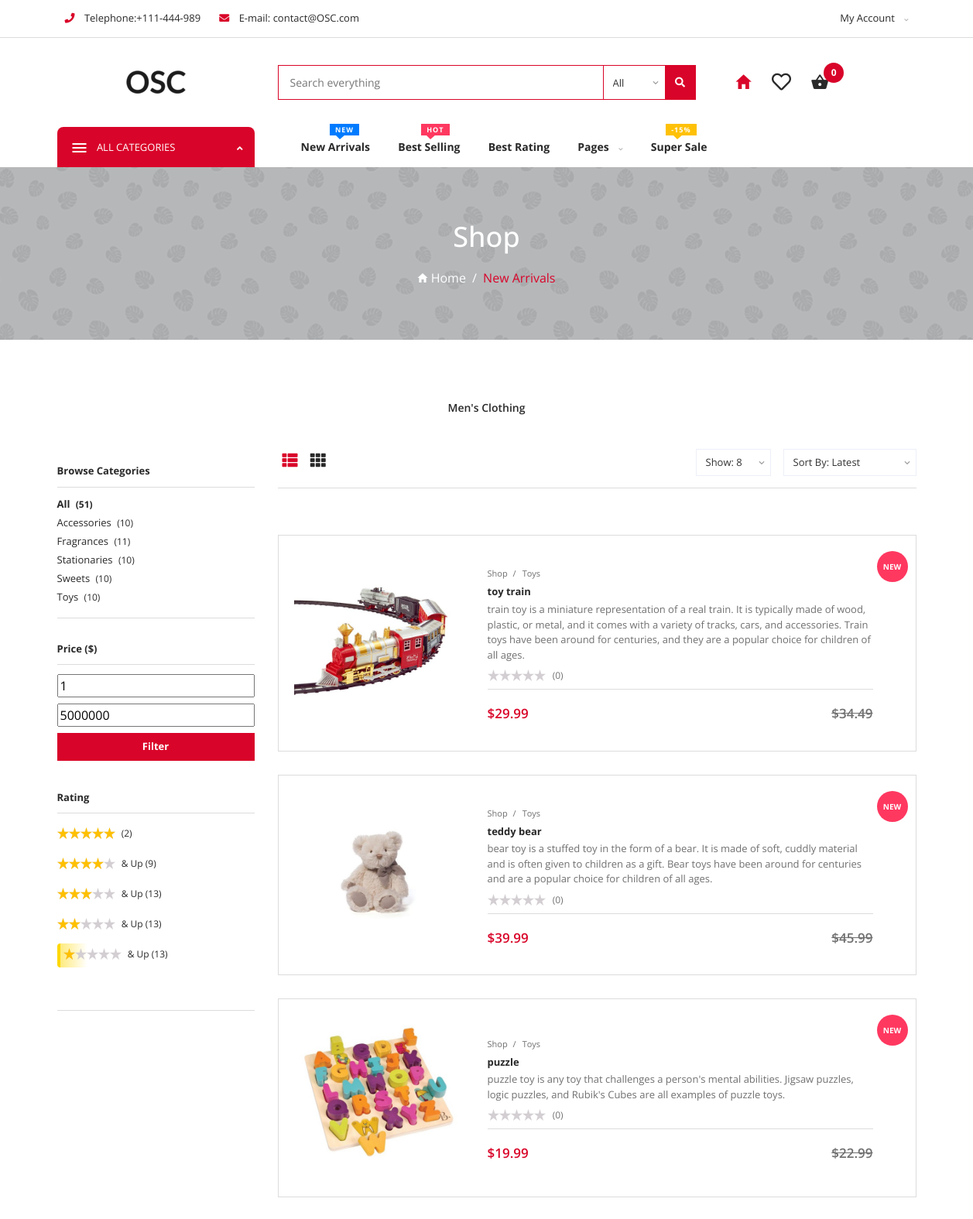
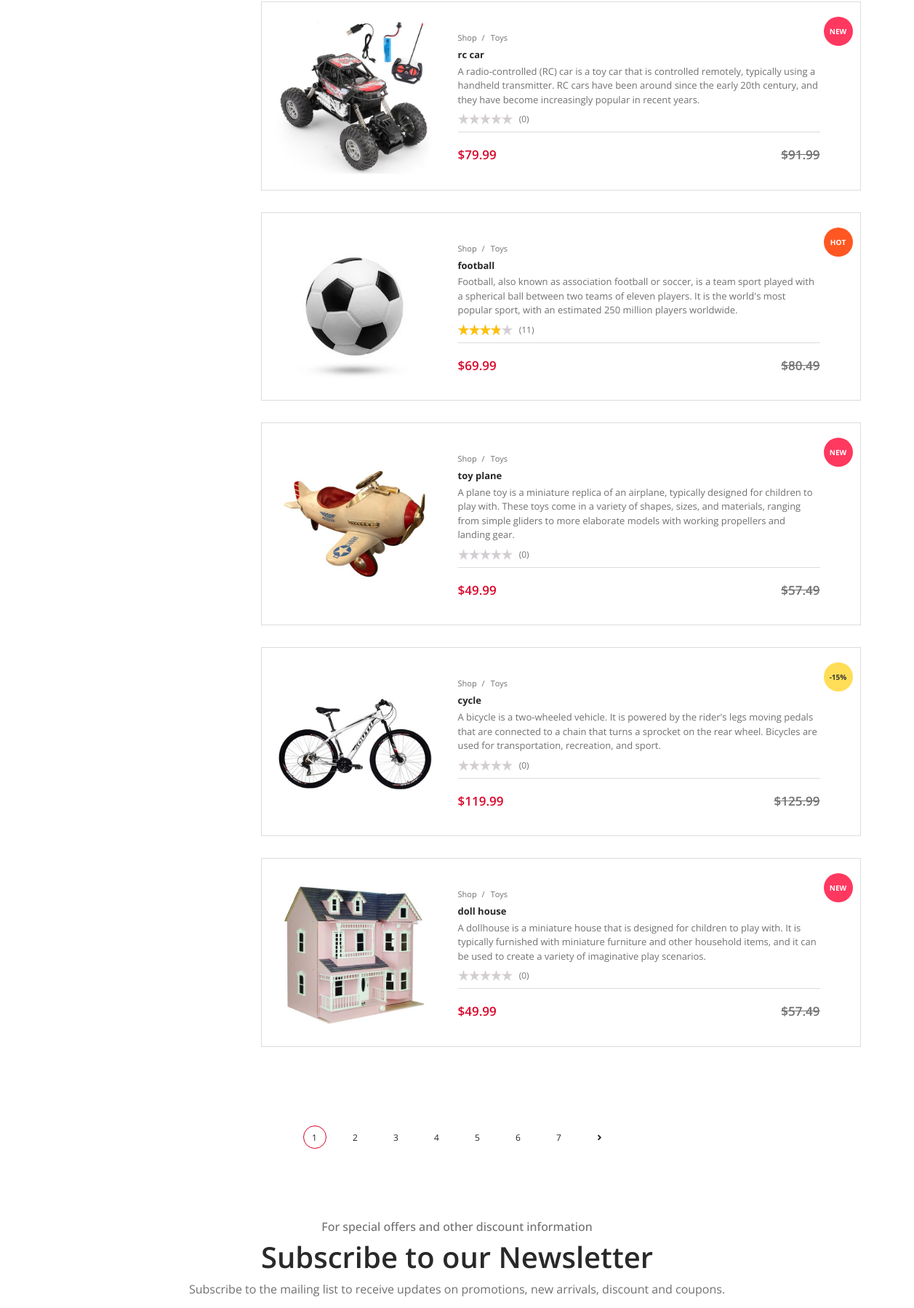
The page /shop.php (upper part) on the database its author committed (2 pictures, top to bottom).
### tables this page shows
CREATE TABLE `categories` (
  `category_name` varchar(50) NOT NULL
);

CREATE TABLE `products` (
  `product_id` int(10) NOT NULL,
  `product_name` varchar(100) NOT NULL,
  `product_description` varchar(1000) NOT NULL,
  `product_category` varchar(50) NOT NULL,
  `product_rating` decimal(3,2) NOT NULL DEFAULT 0.00,
  `product_review_count` int(10) NOT NULL DEFAULT 0,
  `product_price` decimal(65,2) NOT NULL,
  `product_stock` int(10) NOT NULL DEFAULT 1,
  `product_sold` int(10) NOT NULL DEFAULT 0,
  `product_image` varchar(255) NOT NULL,
  `product_timestamp` timestamp NOT NULL DEFAULT current_timestamp()
);

### public/shop.php (the view, shortened to what the rows shown need)
<!DOCTYPE html>
<html lang="en">
<?php
$orderby = isset($_GET["orderby"]) ? $_GET["orderby"] : "Latest";
$limit =  isset($_GET["limit"]) ? $_GET["limit"] : 8;
$page = isset($_GET["page"]) ? $_GET["page"] : 0;
$offset = $limit * $page;
$get_category = isset($_GET["category"]) ? $_GET["category"] : 0;
$category = empty($get_category) ? "`product_category` != ''" : "`product_category` = '$get_category'";
$get_price_min = isset($_GET["price_min"]) ? $_GET["price_min"] : 1;
$get_price_max = isset($_GET["price_max"]) ? $_GET["price_max"] : 5000000;
$price = "`product_price` >= $get_price_min AND `product_price` <= $get_price_max";
$get_rating = isset($_GET["rating"]) ? $_GET["rating"] : 0;
$rating = "`product_rating` >= $get_rating";
$get_search = isset($_GET["search"]) ? $_GET["search"] : "";
$search = "`product_name` LIKE '%$get_search%'";
$where = "$category AND $price AND $rating AND $search";
switch ($orderby) {
    case 'Latest':
        $orderquerry = "SELECT * FROM `products` WHERE $where ORDER BY `product_timestamp` DESC LIMIT $limit OFFSET $offset;";
        break;
}
include "include/head.php";
?>
<body>
    <div id="app">
        <?php include "include/navbar.php" ?>
        <div class="page-style-a">
            <div class="container">
                <div class="page-intro">
                    <h2>Shop</h2>
                </div>
            </div>
        </div>
        <div class="page-shop u-s-p-t-80">
            <div class="container">
                <div class="row">
                    <div class="col-lg-3 col-md-3 col-sm-12 pt-4 mt-2">
                        <div class="page-bar clearfix pt-1">
                            <div class="fetch-categories">
                                <ul class="fetch-categories">
                                    <?php
                                    $category_fetch = mysqli_query($connect, "SELECT `category_name` FROM `categories`");
                                    while ($cat = mysqli_fetch_row($category_fetch)) {
                                        $n = mysqli_fetch_column(mysqli_query($connect, "SELECT COUNT(`product_id`) FROM `products` WHERE `product_category` = '$cat[0]'"));
                                        $c = $cat[0] == $get_category ? 'class="fetch-mark-category"' : '';
                                        echo
                                        "<li $c>
                                            <a href='shop.php?category=$cat[0]'>$cat[0]
                                                <span class='total-fetch-items'>($n)</span>
                                            </a>
                                        </li>";
                                    } ?>
                                </ul>
                            </div>
                        </div>
                    </div>
                    <div class="col-lg-9 col-md-9 col-sm-12">
                        <div class="row product-container list-style">
                            <?php
                            $product_select = mysqli_query($connect, $orderquerry);
                            if (mysqli_num_rows($product_select) > 0) {
                                while ($row = mysqli_fetch_assoc($product_select)) { ?>
                                    <div class="product-item col-lg-3 col-md-6 col-sm-6">
                                        <div class="item">
                                            <div class="image-container">
                                                <a class="item-img-wrapper-link" href="product.php?product_id=<?php echo $row["product_id"] ?>">
                                                    <img class="img-fluid" src="uploads/products/<?php echo $row["product_image"] ?>" alt="Product">
                                                </a>
                                            </div>
                                            <div class="item-content">
                                                <div class="what-product-is">
                                                    <ul class="bread-crumb">
                                                        <li class="has-separator">
                                                            <a href="shop.php">Shop</a>
                                                        </li>
                                                        <li>
                                                            <a href="shop-v2-sub-category.html"><?php echo $row["product_category"] ?></a>
                                                        </li>
                                                    </ul>
                                                    <h6 class="item-title">
                                                        <a href="product.php?product_id=<?php echo $row["product_id"] ?>"><?php echo $row["product_name"] ?></a>
                                                    </h6>
                                                    <div class="item-description">
                                                        <p><?php echo $row["product_description"] ?></p>
                                                    </div>
                                                    <div class="item-stars">
                                                        <div class='star' title="<?php echo $row["product_rating"] ?> out of 5 - based on <?php echo $row["product_review_count"] ?> Reviews">
                                                            <span style='width:calc(15px *<?php echo $row["product_rating"] ?>)'></span>
                                                        </div>
                                                        <span>(<?php echo $row["product_review_count"] ?>)</span>
                                                    </div>
                                                </div>
                                                <div class="price-template">
                                                    <div class="item-new-price">
                                                        $<?php echo $row["product_price"] ?>
                                                    </div>
                                                    <div class="item-old-price">
                                                        $<?php
                                                            $old_price = round($row["product_price"] + (($row["product_price"] / 100) * ($row["product_price"] > 100 ? 5 : 15)), 2);
                                                            echo $old_price ?>
                                                    </div>
                                                </div>
                                            </div>
                                            <?php
                                            if ($row["product_price"] > 100) {
                                                echo
                                                '<div class="tag discount">
                                                    <span>-15%</span>
                                                </div>';
                                            } elseif ($row["product_sold"] > 25) {
                                                echo
                                                '<div class="tag hot">
                                                    <span>HOT</span>
                                                </div>';
                                            } else {
                                                echo
                                                '<div class="tag new">
                                                    <span>NEW</span>
                                                </div>';
                                            } ?>
                                        </div>
                                    </div>
                                <?php
                                }
                            } ?>
                        </div>
                    </div>
                </div>
            </div>
        </div>
        <?php include "include/footer.php"; ?>
    </div>
</body>
</html>

### rows shown on the page
categories: category_name "Accessories", n "10"
categories: category_name "Fragrances", n "11"
categories: category_name "Stationaries", n "10"
categories: category_name "Sweets", n "10"
categories: category_name "Toys", n "10"
products: product_image (picture), product_category "Toys", product_name "toy train", product_description "train toy is a miniature representation of a real train. It is typically made of wood, plastic, or metal, and it comes with a variety of tracks, cars, and accessories. Train toys have been around for centuries, and they are a popular choice for children of all ages.", product_review_count "0", product_price "29.99", product_price "34.49", product_sold "NEW"
products: product_image (picture), product_category "Toys", product_name "teddy bear", product_description "bear toy is a stuffed toy in the form of a bear. It is made of soft, cuddly material and is often given to children as a gift. Bear toys have been around for centuries and are a popular choice for children of all ages.", product_review_count "0", product_price "39.99", product_price "45.99", product_sold "NEW"
products: product_image (picture), product_category "Toys", product_name "puzzle", product_description "puzzle toy is any toy that challenges a person's mental abilities. Jigsaw puzzles, logic puzzles, and Rubik's Cubes are all examples of puzzle toys.", product_review_count "0", product_price "19.99", product_price "22.99", product_sold "NEW"
products: product_image (picture), product_category "Toys", product_name "rc car", product_description "A radio-controlled (RC) car is a toy car that is controlled remotely, typically using a handheld transmitter. RC cars have been around since the early 20th century, and they have become increasingly popular in recent years.", product_review_count "0", product_price "79.99", product_price "91.99", product_sold "NEW"
products: product_image (picture), product_category "Toys", product_name "football", product_description "Football, also known as association football or soccer, is a team sport played with a spherical ball between two teams of eleven players. It is the world's most popular sport, with an estimated 250 million players worldwide.", product_review_count "11", product_price "69.99", product_price "80.49", product_sold "HOT"
products: product_image (picture), product_category "Toys", product_name "toy plane", product_description "A plane toy is a miniature replica of an airplane, typically designed for children to play with. These toys come in a variety of shapes, sizes, and materials, ranging from simple gliders to more elaborate models with working propellers and landing gear.", product_review_count "0", product_price "49.99", product_price "57.49", product_sold "NEW"
products: product_image (picture), product_category "Toys", product_name "cycle", product_description "A bicycle is a two-wheeled vehicle. It is powered by the rider's legs moving pedals that are connected to a chain that turns a sprocket on the rear wheel. Bicycles are used for transportation, recreation, and sport.", product_review_count "0", product_price "119.99", product_price "125.99", shows "-15%"
products: product_image (picture), product_category "Toys", product_name "doll house", product_description "A dollhouse is a miniature house that is designed for children to play with. It is typically furnished with miniature furniture and other household items, and it can be used to create a variety of imaginative play scenarios.", product_review_count "0", product_price "49.99", product_price "57.49", product_sold "NEW"

### other values the page prints
$cart_number "0"
$page_title "New Arrivals"
$all_product_count "51"
$five_star_reviews_count "2"
$four_star_reviews_count "9"
$three_star_reviews_count "13"
$two_star_reviews_count "13"
$one_star_reviews_count "13"
$p "1"
$p "2"
$p "3"
$p "4"
$p "5"
$p "6"
$p "7"
